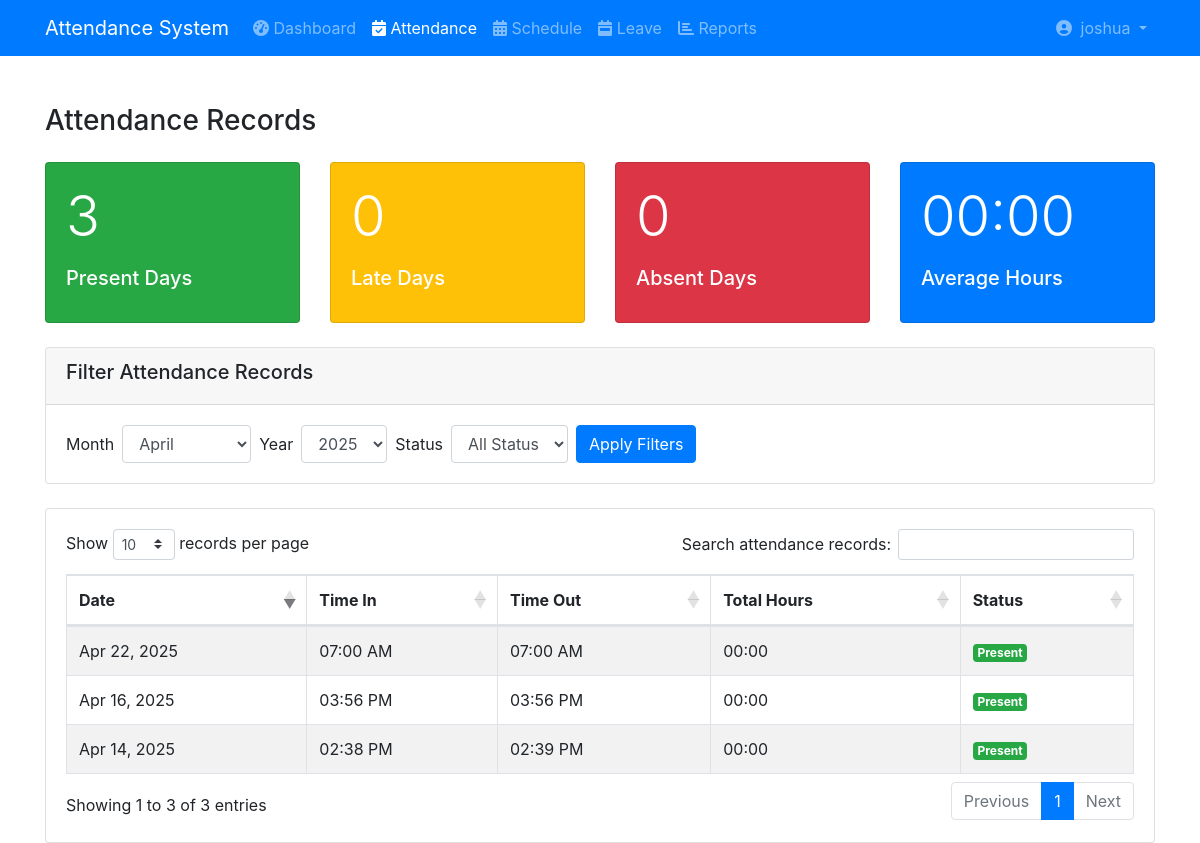
The app's page /attendance/attendance.php (signed in) with its own data.
### tables this page shows
CREATE TABLE `employees` (
  `employee_id` varchar(20) NOT NULL,
  `first_name` varchar(50) DEFAULT NULL,
  `last_name` varchar(50) DEFAULT NULL,
  `email` varchar(100) DEFAULT NULL,
  `password` varchar(255) NOT NULL,
  `phone` varchar(20) DEFAULT NULL,
  `date_of_birth` date DEFAULT NULL,
  `gender` varchar(10) DEFAULT NULL,
  `nationality` varchar(50) DEFAULT NULL,
  `marital_status` varchar(20) DEFAULT NULL,
  `hire_date` date DEFAULT NULL,
  `employment_status` varchar(20) DEFAULT NULL,
  `department_id` int(11) DEFAULT NULL,
  `position_id` int(11) DEFAULT NULL,
  `manager_id` varchar(20) DEFAULT NULL,
  `last_login` datetime DEFAULT NULL,
  `created_at` timestamp NOT NULL DEFAULT current_timestamp(),
  `updated_at` timestamp NOT NULL DEFAULT current_timestamp()
);

CREATE TABLE `attendance_records` (
  `record_id` int(11) NOT NULL,
  `employee_id` varchar(20) DEFAULT NULL,
  `date` date DEFAULT NULL,
  `time_in` datetime DEFAULT NULL,
  `time_out` datetime DEFAULT NULL,
  `status` varchar(20) DEFAULT NULL
);

### attendance/attendance.php (the view, shortened to what this page needs)
<?php
require_once 'config/database.php';
$employee_id = $_SESSION['employee_id'];
$month = isset($_GET['month']) ? intval($_GET['month']) : date('m');
$year = isset($_GET['year']) ? intval($_GET['year']) : date('Y');
$query = "SELECT * FROM attendance_records WHERE employee_id = ?";
$params = [$employee_id];
$types = "s";
$query .= " AND MONTH(date) = ? AND YEAR(date) = ? ORDER BY date DESC";
$params[] = $month;
$params[] = $year;
$types .= "ii";
$stmt = $conn->prepare($query);
$stmt->bind_param($types, ...$params);
$stmt->execute();
$result = $stmt->get_result();
$stats_query = "SELECT
    COUNT(*) as total_days,
    SUM(CASE WHEN status = 'Present' THEN 1 ELSE 0 END) as present_days,
    SUM(CASE WHEN status = 'Late' THEN 1 ELSE 0 END) as late_days,
    SUM(CASE WHEN status = 'Absent' THEN 1 ELSE 0 END) as absent_days,
    SEC_TO_TIME(AVG(TIME_TO_SEC(TIMEDIFF(time_out, time_in)))) as avg_hours
    FROM attendance_records
    WHERE employee_id = ? AND MONTH(date) = ? AND YEAR(date) = ?";
$stats_stmt = $conn->prepare($stats_query);
$stats_stmt->bind_param("sii", $employee_id, $month, $year);
$stats_stmt->execute();
$stats = $stats_stmt->get_result()->fetch_assoc();
?>
<!DOCTYPE html>
<html lang="en">
<head>
    <link rel="stylesheet" href="https://stackpath.bootstrapcdn.com/bootstrap/4.5.2/css/bootstrap.min.css">
    <link rel="stylesheet" href="https://cdn.datatables.net/1.10.22/css/dataTables.bootstrap4.min.css">
    <link rel="stylesheet" href="https://cdnjs.cloudflare.com/ajax/libs/font-awesome/5.15.4/css/all.min.css">
</head>
<body>
    <?php include 'includes/navbar.php';?>
    <div class="container mt-5">
        <h3 class="mb-4">Attendance Records</h3>
        <div class="row">
            <div class="col-md-3">
                <div class="card bg-success text-white">
                    <div class="card-body">
                        <p class="card-text display-4"><?php echo $stats['present_days']; ?></p>
                        <h5 class="card-title">Present Days</h5>
                    </div>
                </div>
            </div>
            <div class="col-md-3">
                <div class="card bg-warning text-white">
                    <div class="card-body">
                        <p class="card-text display-4"><?php echo $stats['late_days']; ?></p>
                        <h5 class="card-title">Late Days</h5>
                    </div>
                </div>
            </div>
            <div class="col-md-3">
                <div class="card bg-danger text-white">
                    <div class="card-body">
                        <p class="card-text display-4"><?php echo $stats['absent_days']; ?></p>
                        <h5 class="card-title">Absent Days</h5>
                    </div>
                </div>
            </div>
            <div class="col-md-3">
                <div class="card bg-primary text-white">
                    <div class="card-body">
                        <p class="card-text display-4"><?php echo $stats['avg_hours'] ? substr($stats['avg_hours'], 0, 5) : '0:00'; ?></p>
                        <h5 class="card-title">Average Hours</h5>
                    </div>
                </div>
            </div>
        </div>
        <div class="card mt-4">
            <div class="card-header">
                <h5>Filter Attendance Records</h5>
            </div>
            <div class="card-body">
                <form method="GET" class="form-inline">
                    <div class="form-group mr-2">
                        <label for="month" class="mr-2">Month</label>
                        <select name="month" id="month" class="form-control">
                            <?php for ($i = 1; $i <= 12; $i++): ?>
                                <option value="<?php echo $i; ?>" <?php echo $month == $i ? 'selected' : ''; ?>>
                                    <?php echo date('F', mktime(0, 0, 0, $i, 1)); ?>
                                </option>
                            <?php endfor; ?>
                        </select>
                    </div>
                    <div class="form-group mr-2">
                        <label for="year" class="mr-2">Year</label>
                        <select name="year" id="year" class="form-control">
                            <?php for ($i = date('Y'); $i >= date('Y') - 2; $i--): ?>
                                <option value="<?php echo $i; ?>" <?php echo $year == $i ? 'selected' : ''; ?>>
                                    <?php echo $i; ?>
                                </option>
                            <?php endfor; ?>
                        </select>
                    </div>
                    <div class="form-group mr-2">
                        <label for="status" class="mr-2">Status</label>
                        <select name="status" id="status" class="form-control">
                            <option value="">All Status</option>
                        </select>
                    </div>
                    <button type="submit" class="btn btn-primary">Apply Filters</button>
                </form>
            </div>
        </div>
        <div class="card mt-4">
            <div class="card-body">
                <table id="attendanceTable" class="table table-bordered table-striped">
                    <thead>
                        <tr>
                            <th>Date</th>
                            <th>Time In</th>
                            <th>Time Out</th>
                            <th>Total Hours</th>
                            <th>Status</th>
                        </tr>
                    </thead>
                    <tbody>
                        <?php while($row = $result->fetch_assoc()): ?>
                            <tr>
                                <td><?php echo date('M d, Y', strtotime($row['date'])); ?></td>
                                <td><?php echo $row['time_in'] ? date('h:i A', strtotime($row['time_in'])) : '-'; ?></td>
                                <td><?php echo $row['time_out'] ? date('h:i A', strtotime($row['time_out'])) : '-'; ?></td>
                                <td>
                                    <?php
                                    if ($row['time_in'] && $row['time_out']) {
                                        $time_in = new DateTime($row['time_in']);
                                        $time_out = new DateTime($row['time_out']);
                                        $interval = $time_in->diff($time_out);
                                        echo $interval->format('%H:%I');
                                    } else {
                                        echo '-';
                                    }
                                    ?>
                                </td>
                                <td>
                                    <span class="badge badge-<?php
                                        echo strtolower($row['status']) == 'present' ? 'success' :
                                            (strtolower($row['status']) == 'late' ? 'warning' : 'danger');
                                    ?>">
                                        <?php echo $row['status']; ?>
                                    </span>
                                </td>
                            </tr>
                        <?php endwhile; ?>
                    </tbody>
                </table>
            </div>
        </div>
    </div>
</body>
</html>

### attendance/includes/navbar.php (shortened to what this page needs)
<?php
$emp_query = "SELECT e.*, d.department_name
              FROM employees e
              LEFT JOIN departments d ON e.department_id = d.department_id
              WHERE e.employee_id = ?";
$emp_stmt = $conn->prepare($emp_query);
$emp_stmt->bind_param("s", $employee_id);
$emp_stmt->execute();
$employee = $emp_stmt->get_result()->fetch_assoc();
?>
<nav class="navbar navbar-expand-lg navbar-dark bg-primary">
    <div class="container">
        <a class="navbar-brand" href="index.php">
            Attendance System
        </a>
        <div class="collapse navbar-collapse" id="navbarNav">
            <ul class="navbar-nav mr-auto">
                <li class="nav-item">
                    <a class="nav-link" href="index.php">
                        <i class="fas fa-tachometer-alt"></i> Dashboard
                    </a>
                </li>
                <li class="nav-item">
                    <a class="nav-link" href="attendance.php">
                        <i class="fas fa-calendar-check"></i> Attendance
                    </a>
                </li>
                <li class="nav-item">
                    <a class="nav-link" href="schedule.php">
                        <i class="fas fa-calendar-alt"></i> Schedule
                    </a>
                </li>
                <li class="nav-item">
                    <a class="nav-link" href="requests.php">
                        <i class="fas fa-calendar-week"></i> Leave
                    </a>
                </li>
                <li class="nav-item">
                    <a class="nav-link" href="reports.php">
                        <i class="fas fa-chart-bar"></i> Reports
                    </a>
                </li>
            </ul>
            <ul class="navbar-nav">
                <li class="nav-item dropdown">
                    <a class="nav-link dropdown-toggle" href="#" data-toggle="dropdown">
                        <i class="fas fa-user-circle"></i>&nbsp;
                        <?php echo $employee['first_name']; ?>
                    </a>
                </li>
            </ul>
        </div>
    </div>
</nav>

### records on screen
employees: first_name "joshua"
attendance_records: date "Apr 22, 2025", time_in "07:00 AM", time_out "07:00 AM", $interval->format('%H:%I') "00:00", status "Present"
attendance_records: date "Apr 16, 2025", time_in "03:56 PM", time_out "03:56 PM", $interval->format('%H:%I') "00:00", status "Present"
attendance_records: date "Apr 14, 2025", time_in "02:38 PM", time_out "02:39 PM", $interval->format('%H:%I') "00:00", status "Present"

### other values on screen
$stats['present_days'] "3"
$stats['late_days'] "0"
$stats['absent_days'] "0"
substr($stats['avg_hours'], 0, 5) "00:00"
form field month "April"
form field year "2025"
